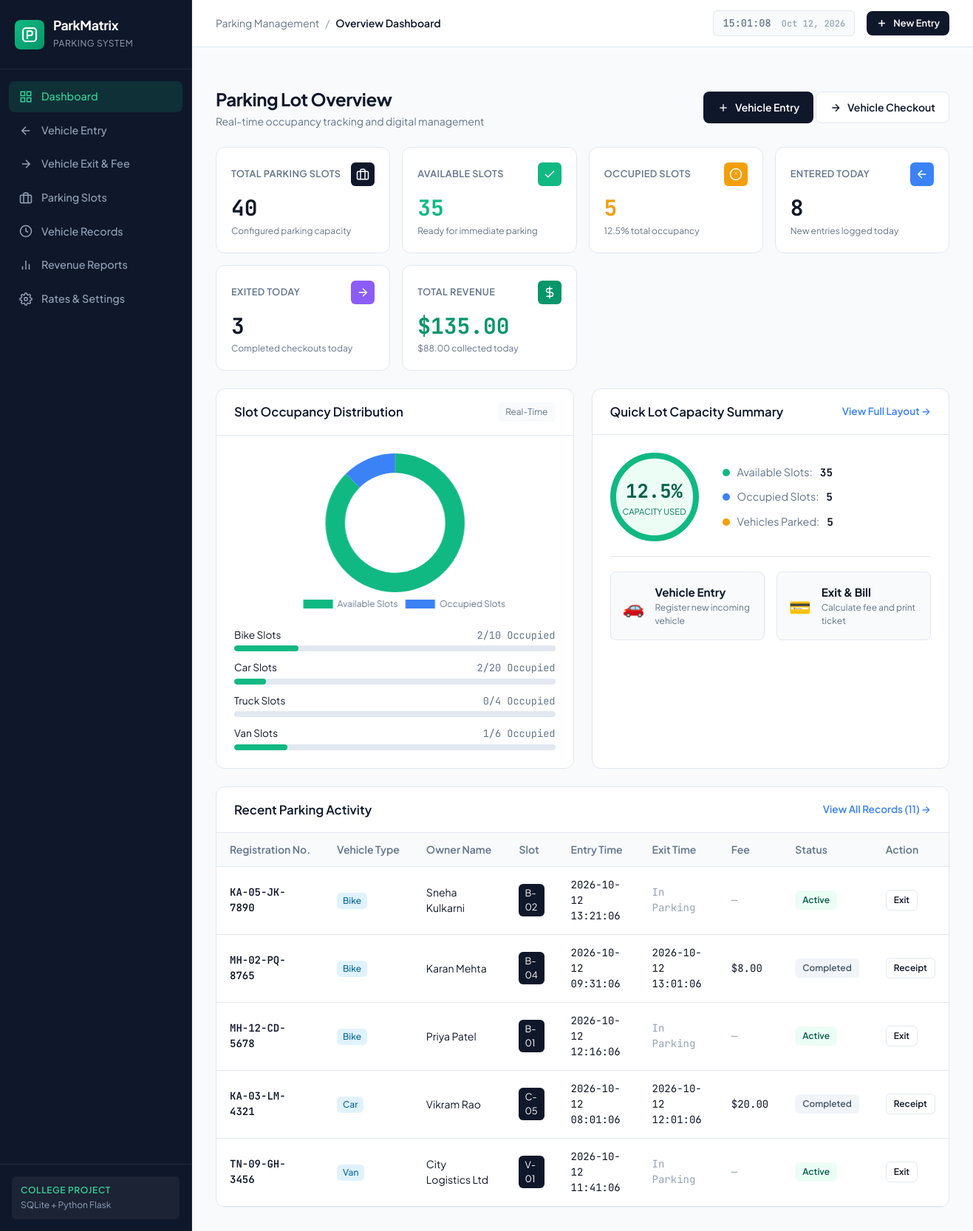
The page / on the database its author committed.
### tables this page shows
CREATE TABLE slots (
    id INTEGER PRIMARY KEY AUTOINCREMENT,
    slot_number TEXT UNIQUE NOT NULL,
    slot_type TEXT NOT NULL,          -- 'Bike', 'Car', 'Van', 'Truck'
    status TEXT NOT NULL DEFAULT 'Available', -- 'Available', 'Occupied', 'Maintenance'
    floor TEXT DEFAULT 'Ground Floor'
);

CREATE TABLE parking_records (
    id INTEGER PRIMARY KEY AUTOINCREMENT,
    reg_number TEXT NOT NULL,
    vehicle_type TEXT NOT NULL,
    owner_name TEXT NOT NULL,
    contact_number TEXT NOT NULL,
    slot_number TEXT NOT NULL,
    entry_time TIMESTAMP NOT NULL,
    exit_time TIMESTAMP,
    duration_hours INTEGER DEFAULT 0,
    fee REAL DEFAULT 0.0,
    payment_status TEXT DEFAULT 'Pending',   -- 'Pending', 'Paid'
    status TEXT NOT NULL DEFAULT 'Active',   -- 'Active', 'Completed'
    created_at TIMESTAMP DEFAULT CURRENT_TIMESTAMP,
    FOREIGN KEY (slot_number) REFERENCES slots(slot_number)
);

### app.py (the view)
@app.route('/')
def dashboard():
    stats = database.get_dashboard_metrics()
    return render_template('dashboard.html', stats=stats)

### templates/dashboard.html (shortened to what this page needs)
{% extends "base.html" %}
{% block page_title %}Overview Dashboard{% endblock %}
{% block content %}
<div class="dashboard-wrapper">
    <div class="section-header">
        <div>
            <h1 class="page-heading">Parking Lot Overview</h1>
            <p class="page-subheading">Real-time occupancy tracking and digital management</p>
        </div>
        <div class="header-actions">
            <a href="{{ url_for('vehicle_entry') }}" class="btn btn-primary">
                <svg width="16" height="16" viewBox="0 0 24 24" fill="none" stroke="currentColor" stroke-width="2">
                    <line x1="12" y1="5" x2="12" y2="19"></line>
                    <line x1="5" y1="12" x2="19" y2="12"></line>
                </svg>
                <span>Vehicle Entry</span>
            </a>
            <a href="{{ url_for('vehicle_exit') }}" class="btn btn-secondary">
                <svg width="16" height="16" viewBox="0 0 24 24" fill="none" stroke="currentColor" stroke-width="2">
                    <path d="M5 12h14M12 5l7 7-7 7"/>
                </svg>
                <span>Vehicle Checkout</span>
            </a>
        </div>
    </div>
    <div class="metrics-grid">
        <div class="metric-card">
            <div class="metric-header">
                <span class="metric-label">Total Parking Slots</span>
                <span class="metric-icon bg-navy">
                    <svg width="18" height="18" viewBox="0 0 24 24" fill="none" stroke="currentColor" stroke-width="2">
                        <rect x="2" y="7" width="20" height="14" rx="2" ry="2"></rect>
                        <path d="M16 21V5a2 2 0 0 0-2-2h-4a2 2 0 0 0-2 2v16"></path>
                    </svg>
                </span>
            </div>
            <div class="metric-value font-mono">{{ stats.total_slots }}</div>
            <div class="metric-subtext">Configured parking capacity</div>
        </div>
        <div class="metric-card">
            <div class="metric-header">
                <span class="metric-label">Available Slots</span>
                <span class="metric-icon bg-green">
                    <svg width="18" height="18" viewBox="0 0 24 24" fill="none" stroke="currentColor" stroke-width="2">
                        <polyline points="20 6 9 17 4 12"></polyline>
                    </svg>
                </span>
            </div>
            <div class="metric-value font-mono text-success">{{ stats.available_slots }}</div>
            <div class="metric-subtext">Ready for immediate parking</div>
        </div>
        <div class="metric-card">
            <div class="metric-header">
                <span class="metric-label">Occupied Slots</span>
                <span class="metric-icon bg-amber">
                    <svg width="18" height="18" viewBox="0 0 24 24" fill="none" stroke="currentColor" stroke-width="2">
                        <circle cx="12" cy="12" r="10"></circle>
                        <line x1="12" y1="8" x2="12" y2="12"></line>
                        <line x1="12" y1="16" x2="12.01" y2="16"></line>
                    </svg>
                </span>
            </div>
            <div class="metric-value font-mono text-warning">{{ stats.occupied_slots }}</div>
            <div class="metric-subtext">{{ stats.occupancy_rate }}% total occupancy</div>
        </div>
        <div class="metric-card">
            <div class="metric-header">
                <span class="metric-label">Entered Today</span>
                <span class="metric-icon bg-blue">
                    <svg width="18" height="18" viewBox="0 0 24 24" fill="none" stroke="currentColor" stroke-width="2">
                        <path d="M19 12H5M12 19l-7-7 7-7"/>
                    </svg>
                </span>
            </div>
            <div class="metric-value font-mono">{{ stats.entered_today }}</div>
            <div class="metric-subtext">New entries logged today</div>
        </div>
        <div class="metric-card">
            <div class="metric-header">
                <span class="metric-label">Exited Today</span>
                <span class="metric-icon bg-purple">
                    <svg width="18" height="18" viewBox="0 0 24 24" fill="none" stroke="currentColor" stroke-width="2">
                        <path d="M5 12h14M12 5l7 7-7 7"/>
                    </svg>
                </span>
            </div>
            <div class="metric-value font-mono">{{ stats.exited_today }}</div>
            <div class="metric-subtext">Completed checkouts today</div>
        </div>
        <div class="metric-card">
            <div class="metric-header">
                <span class="metric-label">Total Revenue</span>
                <span class="metric-icon bg-emerald">
                    <svg width="18" height="18" viewBox="0 0 24 24" fill="none" stroke="currentColor" stroke-width="2">
                        <line x1="12" y1="1" x2="12" y2="23"></line>
                        <path d="M17 5H9.5a3.5 3.5 0 0 0 0 7h5a3.5 3.5 0 0 1 0 7H6"></path>
                    </svg>
                </span>
            </div>
            <div class="metric-value font-mono text-emerald">${{ "%.2f"|format(stats.total_revenue) }}</div>
            <div class="metric-subtext">${{ "%.2f"|format(stats.revenue_today) }} collected today</div>
        </div>
    </div>
    <div class="dashboard-split-grid">
        <div class="card">
            <div class="card-header">
                <h3 class="card-title">Slot Occupancy Distribution</h3>
                <span class="card-tag">Real-Time</span>
            </div>
            <div class="card-body">
                <div class="chart-container">
                    <canvas id="occupancyChart" height="220"></canvas>
                </div>
                <div class="category-breakdown-list">
                    {% for cat in stats.type_breakdown %}
                    <div class="category-row">
                        <div class="cat-info">
                            <span class="cat-name">{{ cat.slot_type }} Slots</span>
                            <span class="cat-counts font-mono">{{ cat.occupied }}/{{ cat.total }} Occupied</span>
                        </div>
                        <div class="progress-bar-bg">
                            {% set pct = (cat.occupied / cat.total * 100) if cat.total > 0 else 0 %}
                            <div class="progress-bar-fill" style="width: {{ pct }}%;"></div>
                        </div>
                    </div>
                    {% endfor %}
                </div>
            </div>
        </div>
        <div class="card">
            <div class="card-header">
                <h3 class="card-title">Quick Lot Capacity Summary</h3>
                <a href="{{ url_for('parking_slots') }}" class="card-link">View Full Layout →</a>
            </div>
            <div class="card-body">
                <div class="capacity-visual-box">
                    <div class="capacity-gauge">
                        <span class="gauge-value font-mono">{{ stats.occupancy_rate }}%</span>
                        <span class="gauge-label">Capacity Used</span>
                    </div>
                    <div class="capacity-stats">
                        <div class="stat-item">
                            <span class="stat-dot dot-available"></span>
                            <span class="stat-title">Available Slots:</span>
                            <strong class="font-mono">{{ stats.available_slots }}</strong>
                        </div>
                        <div class="stat-item">
                            <span class="stat-dot dot-occupied"></span>
                            <span class="stat-title">Occupied Slots:</span>
                            <strong class="font-mono">{{ stats.occupied_slots }}</strong>
                        </div>
                        <div class="stat-item">
                            <span class="stat-dot dot-parked"></span>
                            <span class="stat-title">Vehicles Parked:</span>
                            <strong class="font-mono">{{ stats.total_parked }}</strong>
                        </div>
                    </div>
                </div>
                <div class="quick-nav-boxes">
                    <a href="{{ url_for('vehicle_entry') }}" class="quick-action-box">
                        <div class="quick-icon">🚗</div>
                        <div class="quick-text">
                            <strong>Vehicle Entry</strong>
                            <p>Register new incoming vehicle</p>
                        </div>
                    </a>
                    <a href="{{ url_for('vehicle_exit') }}" class="quick-action-box">
                        <div class="quick-icon">💳</div>
                        <div class="quick-text">
                            <strong>Exit & Bill</strong>
                            <p>Calculate fee and print ticket</p>
                        </div>
                    </a>
                </div>
            </div>
        </div>
    </div>
    <div class="card mt-6">
        <div class="card-header">
            <h3 class="card-title">Recent Parking Activity</h3>
            <a href="{{ url_for('vehicle_history') }}" class="card-link">View All Records ({{ stats.entered_today + stats.exited_today }}) →</a>
        </div>
        <div class="card-body p-0">
            {% if stats.recent_activity %}
            <div class="table-responsive">
                <table class="data-table">
                    <thead>
                        <tr>
                            <th>Registration No.</th>
                            <th>Vehicle Type</th>
                            <th>Owner Name</th>
                            <th>Slot</th>
                            <th>Entry Time</th>
                            <th>Exit Time</th>
                            <th>Fee</th>
                            <th>Status</th>
                            <th>Action</th>
                        </tr>
                    </thead>
                    <tbody>
                        {% for row in stats.recent_activity %}
                        <tr>
                            <td class="font-mono font-semibold">{{ row.reg_number }}</td>
                            <td>
                                <span class="badge-type">{{ row.vehicle_type }}</span>
                            </td>
                            <td>{{ row.owner_name }}</td>
                            <td><span class="slot-badge">{{ row.slot_number }}</span></td>
                            <td class="font-mono text-sm">{{ row.entry_time }}</td>
                            <td class="font-mono text-sm">
                                {% if row.exit_time %}
                                    {{ row.exit_time }}
                                {% else %}
                                    <span class="text-muted">In Parking</span>
                                {% endif %}
                            </td>
                            <td class="font-mono">
                                {% if row.fee %}
                                    ${{ "%.2f"|format(row.fee) }}
                                {% else %}
                                    <span class="text-muted">—</span>
                                {% endif %}
                            </td>
                            <td>
                                {% if row.status == 'Active' %}
                                    <span class="status-badge status-active">Active</span>
                                {% else %}
                                    <span class="status-badge status-completed">Completed</span>
                                {% endif %}
                            </td>
                            <td>
                                {% if row.status == 'Active' %}
                                    <a href="{{ url_for('vehicle_exit', search=row.reg_number) }}" class="btn btn-outline-sm">Exit</a>
                                {% else %}
                                    <a href="{{ url_for('receipt', record_id=row.id) }}" class="btn btn-outline-sm">Receipt</a>
                                {% endif %}
                            </td>
                        </tr>
                        {% endfor %}
                    </tbody>
                </table>
            </div>
            {% else %}
            <div class="empty-state">
                <p>No parking activity recorded yet. Start by logging a vehicle entry!</p>
                <a href="{{ url_for('vehicle_entry') }}" class="btn btn-primary btn-sm mt-3">Register First Entry</a>
            </div>
            {% endif %}
        </div>
    </div>
</div>
{% endblock %}
{% block scripts %}
<script>
    document.addEventListener('DOMContentLoaded', function() {
        const availableCount = {{ stats.available_slots }};
        const occupiedCount = {{ stats.occupied_slots }};
        const ctx = document.getElementById('occupancyChart');
        if (ctx) {
            new Chart(ctx, {
                type: 'doughnut',
                data: {
                    labels: ['Available Slots', 'Occupied Slots'],
                    datasets: [{
                        data: [availableCount, occupiedCount],
                        backgroundColor: ['#10b981', '#3b82f6'],
                        hoverBackgroundColor: ['#059669', '#2563eb'],
                        borderWidth: 0,
                    }]
                },
                options: {
                    responsive: true,
                    maintainAspectRatio: false,
                    cutout: '72%',
                    plugins: {
                        legend: {
                            position: 'bottom',
                            labels: {
                                color: '#64748b',
                                font: { family: 'Plus Jakarta Sans', size: 12 }
                            }
                        }
                    }
                }
            });
        }
    });
</script>
{% endblock %}

### rows shown on the page
slots: slot_type "Car", occupied "2", total "20", {{ pct }} 10.0 (drawn)
parking_records: reg_number "KA-05-JK-7890", vehicle_type "Bike", owner_name "Sneha Kulkarni", slot_number "B-02", entry_time "2026-10-12 13:21:06", shows "In Parking", status "Active"
parking_records: reg_number "MH-02-PQ-8765", vehicle_type "Bike", owner_name "Karan Mehta", slot_number "B-04", entry_time "2026-10-12 09:31:06", exit_time "2026-10-12 13:01:06", fee "8.00", status "Completed"
parking_records: reg_number "MH-12-CD-5678", vehicle_type "Bike", owner_name "Priya Patel", slot_number "B-01", entry_time "2026-10-12 12:16:06", shows "In Parking", status "Active"
parking_records: reg_number "KA-03-LM-4321", vehicle_type "Car", owner_name "Vikram Rao", slot_number "C-05", entry_time "2026-10-12 08:01:06", exit_time "2026-10-12 12:01:06", fee "20.00", status "Completed"
parking_records: reg_number "TN-09-GH-3456", vehicle_type "Van", owner_name "City Logistics Ltd", slot_number "V-01", entry_time "2026-10-12 11:41:06", shows "In Parking", status "Active"

### other values the page prints
{{ stats.total_slots }} "40"
{{ stats.available_slots }} "35"
{{ stats.occupied_slots }} "5"
{{ stats.occupancy_rate }} "12.5"
{{ stats.entered_today }} "8"
{{ stats.exited_today }} "3"
{{ "%.2f"|format(stats.total_revenue) }} "135.00"
{{ "%.2f"|format(stats.revenue_today) }} "88.00"
{{ cat.slot_type }} "Bike" "Truck" "Van"
{{ cat.occupied }} "2" "0" "1"
{{ cat.total }} "10" "4" "6"
{{ stats.total_parked }} "5"
{{ stats.entered_today + stats.exited_today }} "11"
chart data {{ stats.available_slots }} 35
chart data {{ stats.occupied_slots }} 5
